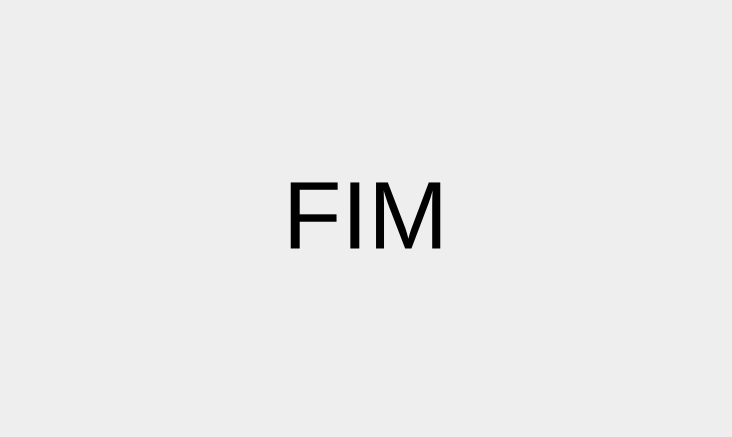
<?xml version="1.0" encoding="UTF-8"?>
<ui version="4.0">
 <class>MainWindow</class>
 <widget class="QMainWindow" name="MainWindow">
  <property name="geometry">
   <rect>
    <x>0</x>
    <y>0</y>
    <width>732</width>
    <height>437</height>
   </rect>
  </property>
  <property name="windowTitle">
   <string>vota</string>
  </property>
  <property name="autoFillBackground">
   <bool>false</bool>
  </property>
  <property name="styleSheet">
   <string notr="true">background-color: #eee;</string>
  </property>
  <widget class="QWidget" name="centralWidget">
   <widget class="QLabel" name="seu_voto">
    <property name="geometry">
     <rect>
      <x>10</x>
      <y>20</y>
      <width>211</width>
      <height>21</height>
     </rect>
    </property>
    <property name="font">
     <font>
      <pointsize>14</pointsize>
     </font>
    </property>
    <property name="styleSheet">
     <string notr="true">color: black;</string>
    </property>
    <property name="text">
     <string>SEU VOTO PARA</string>
    </property>
   </widget>
   <widget class="QLabel" name="cargo">
    <property name="geometry">
     <rect>
      <x>170</x>
      <y>50</y>
      <width>241</width>
      <height>41</height>
     </rect>
    </property>
    <property name="font">
     <font>
      <pointsize>32</pointsize>
     </font>
    </property>
    <property name="styleSheet">
     <string notr="true">color: black;</string>
    </property>
    <property name="text">
     <string>Presidente</string>
    </property>
   </widget>
   <widget class="QLabel" name="cap_numero">
    <property name="geometry">
     <rect>
      <x>20</x>
      <y>150</y>
      <width>91</width>
      <height>21</height>
     </rect>
    </property>
    <property name="font">
     <font>
      <pointsize>14</pointsize>
     </font>
    </property>
    <property name="styleSheet">
     <string notr="true">color: black;</string>
    </property>
    <property name="text">
     <string>Número:</string>
    </property>
   </widget>
   <widget class="QLabel" name="dig1">
    <property name="geometry">
     <rect>
      <x>130</x>
      <y>130</y>
      <width>51</width>
      <height>61</height>
     </rect>
    </property>
    <property name="font">
     <font>
      <pointsize>42</pointsize>
     </font>
    </property>
    <property name="styleSheet">
     <string notr="true">color: black;
border: 2px solid black;</string>
    </property>
    <property name="text">
     <string/>
    </property>
    <property name="alignment">
     <set>Qt::AlignCenter</set>
    </property>
   </widget>
   <widget class="QLabel" name="dig2">
    <property name="geometry">
     <rect>
      <x>190</x>
      <y>130</y>
      <width>51</width>
      <height>61</height>
     </rect>
    </property>
    <property name="font">
     <font>
      <pointsize>42</pointsize>
     </font>
    </property>
    <property name="styleSheet">
     <string notr="true">color: black;
border: 2px solid black;</string>
    </property>
    <property name="text">
     <string/>
    </property>
    <property name="alignment">
     <set>Qt::AlignCenter</set>
    </property>
   </widget>
   <widget class="QLabel" name="cap_nome">
    <property name="geometry">
     <rect>
      <x>20</x>
      <y>210</y>
      <width>91</width>
      <height>21</height>
     </rect>
    </property>
    <property name="font">
     <font>
      <pointsize>14</pointsize>
     </font>
    </property>
    <property name="styleSheet">
     <string notr="true">color: black;</string>
    </property>
    <property name="text">
     <string>Nome:</string>
    </property>
   </widget>
   <widget class="QLabel" name="nome">
    <property name="geometry">
     <rect>
      <x>130</x>
      <y>210</y>
      <width>271</width>
      <height>21</height>
     </rect>
    </property>
    <property name="font">
     <font>
      <pointsize>14</pointsize>
     </font>
    </property>
    <property name="styleSheet">
     <string notr="true">color: black;</string>
    </property>
    <property name="text">
     <string/>
    </property>
   </widget>
   <widget class="QLabel" name="cap_partido">
    <property name="geometry">
     <rect>
      <x>20</x>
      <y>270</y>
      <width>91</width>
      <height>21</height>
     </rect>
    </property>
    <property name="font">
     <font>
      <pointsize>14</pointsize>
     </font>
    </property>
    <property name="styleSheet">
     <string notr="true">color: black;</string>
    </property>
    <property name="text">
     <string>Partido:</string>
    </property>
   </widget>
   <widget class="QLabel" name="partido">
    <property name="geometry">
     <rect>
      <x>130</x>
      <y>270</y>
      <width>271</width>
      <height>21</height>
     </rect>
    </property>
    <property name="font">
     <font>
      <pointsize>14</pointsize>
     </font>
    </property>
    <property name="styleSheet">
     <string notr="true">color: black;</string>
    </property>
    <property name="text">
     <string/>
    </property>
   </widget>
   <widget class="QLabel" name="simulacao">
    <property name="geometry">
     <rect>
      <x>0</x>
      <y>0</y>
      <width>731</width>
      <height>21</height>
     </rect>
    </property>
    <property name="font">
     <font>
      <pointsize>14</pointsize>
     </font>
    </property>
    <property name="styleSheet">
     <string notr="true">color: #aaa;</string>
    </property>
    <property name="text">
     <string>Simulação</string>
    </property>
    <property name="alignment">
     <set>Qt::AlignCenter</set>
    </property>
   </widget>
   <widget class="QLabel" name="rodape_1">
    <property name="geometry">
     <rect>
      <x>0</x>
      <y>366</y>
      <width>611</width>
      <height>3</height>
     </rect>
    </property>
    <property name="font">
     <font>
      <pointsize>14</pointsize>
     </font>
    </property>
    <property name="styleSheet">
     <string notr="true">background-color: black;</string>
    </property>
    <property name="text">
     <string/>
    </property>
   </widget>
   <widget class="QLabel" name="rodape_2">
    <property name="geometry">
     <rect>
      <x>10</x>
      <y>370</y>
      <width>141</width>
      <height>21</height>
     </rect>
    </property>
    <property name="font">
     <font>
      <pointsize>14</pointsize>
     </font>
    </property>
    <property name="styleSheet">
     <string notr="true">color: black;</string>
    </property>
    <property name="text">
     <string>Aperte a tecla:</string>
    </property>
   </widget>
   <widget class="QLabel" name="rodape_3">
    <property name="geometry">
     <rect>
      <x>40</x>
      <y>390</y>
      <width>461</width>
      <height>21</height>
     </rect>
    </property>
    <property name="font">
     <font>
      <pointsize>14</pointsize>
     </font>
    </property>
    <property name="styleSheet">
     <string notr="true">color: black;</string>
    </property>
    <property name="text">
     <string>VERDE para CONFIRMAR este voto</string>
    </property>
   </widget>
   <widget class="QLabel" name="rodape_4">
    <property name="geometry">
     <rect>
      <x>40</x>
      <y>410</y>
      <width>461</width>
      <height>21</height>
     </rect>
    </property>
    <property name="font">
     <font>
      <pointsize>14</pointsize>
     </font>
    </property>
    <property name="styleSheet">
     <string notr="true">color: black;</string>
    </property>
    <property name="text">
     <string>LARANJA para REINICIAR este voto</string>
    </property>
   </widget>
   <widget class="QLabel" name="foto_mold">
    <property name="geometry">
     <rect>
      <x>560</x>
      <y>0</y>
      <width>171</width>
      <height>211</height>
     </rect>
    </property>
    <property name="font">
     <font>
      <pointsize>14</pointsize>
     </font>
    </property>
    <property name="styleSheet">
     <string notr="true">border: 2px solid black; background-color: white;</string>
    </property>
    <property name="text">
     <string/>
    </property>
   </widget>
   <widget class="QLabel" name="foto_vice_mold">
    <property name="geometry">
     <rect>
      <x>610</x>
      <y>213</y>
      <width>121</width>
      <height>171</height>
     </rect>
    </property>
    <property name="font">
     <font>
      <pointsize>14</pointsize>
     </font>
    </property>
    <property name="styleSheet">
     <string notr="true">border: 2px solid black; background-color: white;</string>
    </property>
    <property name="text">
     <string/>
    </property>
   </widget>
   <widget class="QLabel" name="foto_cargo">
    <property name="geometry">
     <rect>
      <x>570</x>
      <y>185</y>
      <width>151</width>
      <height>21</height>
     </rect>
    </property>
    <property name="font">
     <font>
      <pointsize>14</pointsize>
     </font>
    </property>
    <property name="styleSheet">
     <string notr="true">color: black;
background-color: white;</string>
    </property>
    <property name="text">
     <string>Presidente</string>
    </property>
    <property name="alignment">
     <set>Qt::AlignCenter</set>
    </property>
   </widget>
   <widget class="QLabel" name="foto_vice_cargo">
    <property name="geometry">
     <rect>
      <x>620</x>
      <y>360</y>
      <width>101</width>
      <height>21</height>
     </rect>
    </property>
    <property name="font">
     <font>
      <pointsize>10</pointsize>
     </font>
    </property>
    <property name="styleSheet">
     <string notr="true">color: black;
background-color: white;</string>
    </property>
    <property name="text">
     <string>Vice-Presidente</string>
    </property>
    <property name="alignment">
     <set>Qt::AlignCenter</set>
    </property>
   </widget>
   <widget class="QLabel" name="foto">
    <property name="geometry">
     <rect>
      <x>565</x>
      <y>5</y>
      <width>160</width>
      <height>175</height>
     </rect>
    </property>
    <property name="font">
     <font>
      <pointsize>14</pointsize>
     </font>
    </property>
    <property name="styleSheet">
     <string notr="true">background-color: white;</string>
    </property>
    <property name="text">
     <string/>
    </property>
   </widget>
   <widget class="QLabel" name="foto_vice">
    <property name="geometry">
     <rect>
      <x>615</x>
      <y>215</y>
      <width>110</width>
      <height>150</height>
     </rect>
    </property>
    <property name="font">
     <font>
      <pointsize>14</pointsize>
     </font>
    </property>
    <property name="styleSheet">
     <string notr="true">background-color: white;</string>
    </property>
    <property name="text">
     <string/>
    </property>
   </widget>
   <widget class="QLabel" name="numero_errado">
    <property name="geometry">
     <rect>
      <x>20</x>
      <y>210</y>
      <width>381</width>
      <height>31</height>
     </rect>
    </property>
    <property name="font">
     <font>
      <pointsize>18</pointsize>
     </font>
    </property>
    <property name="styleSheet">
     <string notr="true">color: black;</string>
    </property>
    <property name="text">
     <string>NÚMERO ERRADO</string>
    </property>
   </widget>
   <widget class="QLabel" name="voto_nulo">
    <property name="geometry">
     <rect>
      <x>220</x>
      <y>310</y>
      <width>271</width>
      <height>41</height>
     </rect>
    </property>
    <property name="font">
     <font>
      <pointsize>32</pointsize>
     </font>
    </property>
    <property name="styleSheet">
     <string notr="true">color: black;</string>
    </property>
    <property name="text">
     <string>VOTO NULO</string>
    </property>
   </widget>
   <widget class="QLabel" name="fim">
    <property name="geometry">
     <rect>
      <x>0</x>
      <y>0</y>
      <width>731</width>
      <height>431</height>
     </rect>
    </property>
    <property name="font">
     <font>
      <pointsize>72</pointsize>
     </font>
    </property>
    <property name="styleSheet">
     <string notr="true">color: black;</string>
    </property>
    <property name="text">
     <string>FIM</string>
    </property>
    <property name="alignment">
     <set>Qt::AlignCenter</set>
    </property>
   </widget>
  </widget>
 </widget>
 <layoutdefault spacing="6" margin="11"/>
 <resources/>
 <connections/>
</ui>
